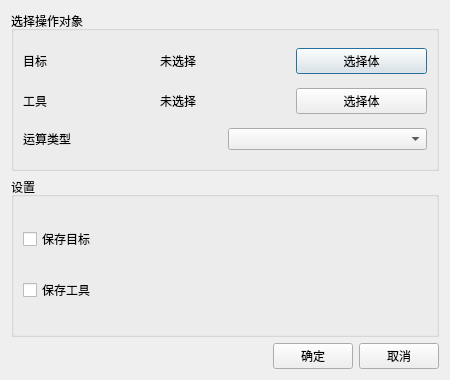
<?xml version="1.0" encoding="UTF-8"?>
<ui version="4.0">
 <class>booloperationdialog</class>
 <widget class="QDialog" name="booloperationdialog">
  <property name="geometry">
   <rect>
    <x>0</x>
    <y>0</y>
    <width>450</width>
    <height>380</height>
   </rect>
  </property>
  <property name="windowTitle">
   <string>布尔运算</string>
  </property>
  <layout class="QVBoxLayout" name="verticalLayout">
   <item>
    <widget class="QGroupBox" name="groupBox">
     <property name="title">
      <string>选择操作对象</string>
     </property>
     <layout class="QGridLayout" name="gridLayout_2">
      <item row="0" column="0">
       <layout class="QHBoxLayout" name="horizontalLayout">
        <item>
         <widget class="QLabel" name="targetLabel">
          <property name="text">
           <string>目标</string>
          </property>
         </widget>
        </item>
        <item>
         <widget class="QLabel" name="targetNameLabel">
          <property name="text">
           <string>未选择</string>
          </property>
         </widget>
        </item>
        <item>
         <widget class="QPushButton" name="targetSelectButton">
          <property name="text">
           <string>选择体</string>
          </property>
         </widget>
        </item>
       </layout>
      </item>
      <item row="1" column="0">
       <layout class="QHBoxLayout" name="horizontalLayout_2">
        <item>
         <widget class="QLabel" name="toolLabel">
          <property name="text">
           <string>工具</string>
          </property>
         </widget>
        </item>
        <item>
         <widget class="QLabel" name="toolNameLabel">
          <property name="text">
           <string>未选择</string>
          </property>
         </widget>
        </item>
        <item>
         <widget class="QPushButton" name="toolSelectButton">
          <property name="text">
           <string>选择体</string>
          </property>
         </widget>
        </item>
       </layout>
      </item>
      <item row="2" column="0">
       <layout class="QHBoxLayout" name="horizontalLayout_3">
        <item>
         <widget class="QLabel" name="operationLabel">
          <property name="text">
           <string>运算类型</string>
          </property>
         </widget>
        </item>
        <item>
         <widget class="QComboBox" name="operationComboBox"/>
        </item>
       </layout>
      </item>
     </layout>
    </widget>
   </item>
   <item>
    <widget class="QGroupBox" name="settingsGroupBox">
     <property name="title">
      <string>设置</string>
     </property>
     <layout class="QVBoxLayout" name="settingsLayout">
      <item>
       <widget class="QCheckBox" name="keepTargetCheckBox">
        <property name="text">
         <string>保存目标</string>
        </property>
        <property name="checked">
         <bool>false</bool>
        </property>
       </widget>
      </item>
      <item>
       <widget class="QCheckBox" name="keepToolCheckBox">
        <property name="text">
         <string>保存工具</string>
        </property>
        <property name="checked">
         <bool>false</bool>
        </property>
       </widget>
      </item>
     </layout>
    </widget>
   </item>
   <item>
    <layout class="QHBoxLayout" name="horizontalLayout_4">
     <item>
      <spacer name="horizontalSpacer">
       <property name="orientation">
        <enum>Qt::Orientation::Horizontal</enum>
       </property>
       <property name="sizeHint" stdset="0">
        <size>
         <width>40</width>
         <height>20</height>
        </size>
       </property>
      </spacer>
     </item>
     <item>
      <widget class="QPushButton" name="okButton">
       <property name="text">
        <string>确定</string>
       </property>
      </widget>
     </item>
     <item>
      <widget class="QPushButton" name="cancelButton">
       <property name="text">
        <string>取消</string>
       </property>
      </widget>
     </item>
    </layout>
   </item>
  </layout>
 </widget>
 <resources/>
 <connections/>
</ui>
